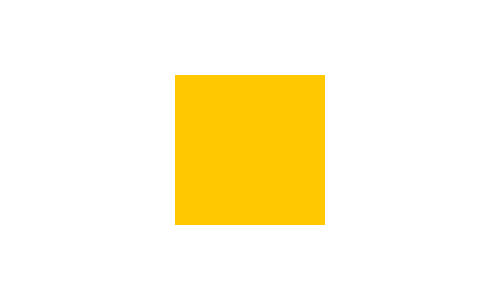
Frame 1 (no input)
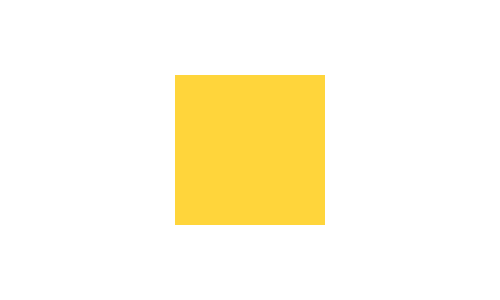
Frame 60 (the mouse pressed at the canvas centre just before this capture)
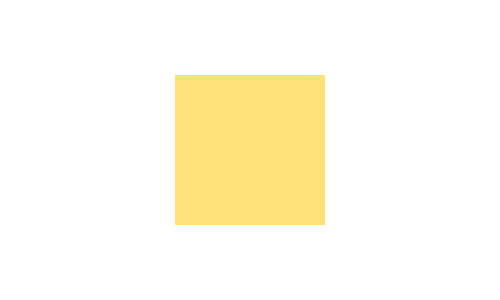
Frame 120 (the mouse held since frame 60 and released just before this capture)

The Processing sketch that drew these frames (run headless with seeded random() and noise(); from frame 60 on, the mouse is pressed at the canvas centre):

// Processing sketch: fadeSolution
// ── fadeSolution.pde
final int LENGTH = 150;
int alpha = 255;

void setup() {
  size(500, 300);
  background(255);
}

void draw() {
  background(255);
  
  // draw rect
  noStroke();
  fill(255, 200, 0, alpha);
  rect(width/2 - LENGTH/2, height/2 - LENGTH/2, LENGTH, LENGTH);
  
  if (alpha > 50) {
    alpha = alpha - 1; // decrease opacity
  }
}
